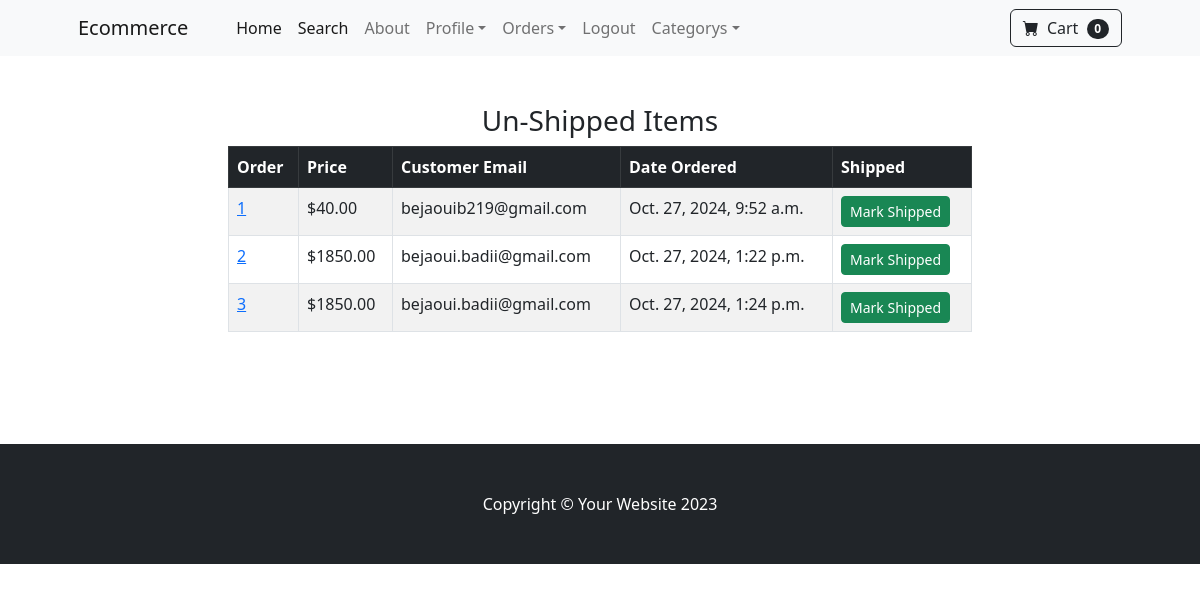
Page /payment/not_shipped_dash (signed in) on the committed database.
### payment/models.py (models this page shows, shortened)
class Order(models.Model):
	user = models.ForeignKey(User, on_delete=models.CASCADE, null=True, blank=True)
	full_name = models.CharField(max_length=250)
	email = models.EmailField(max_length=250)
	shipping_address = models.TextField(max_length=15000)
	amount_paid = models.DecimalField(max_digits=7, decimal_places=2)
	date_ordered = models.DateTimeField(auto_now_add=True)
	shipped = models.BooleanField(default=False)
	date_shipped = models.DateTimeField(blank=True, null=True)

### payment/views.py (the view, shortened to what this page needs)
# urls.py: path('not_shipped_dash', views.not_shipped_dash, name="not_shipped_dash"),
def not_shipped_dash(request):
	if request.user.is_authenticated and request.user.is_superuser:
		orders = Order.objects.filter(shipped=False)
		return render(request, "payment/not_shipped_dash.html", {"orders":orders})
	else:
		messages.success(request, "Access Denied")
		return redirect('home')

### cart/cart.py (called while the page is built)
	def __len__(self):
		return len(self.cart)

### cart/context_processors.py (called while the page is built)
def cart(request):
	return {'cart': Cart(request)}

### store/context_processors.py (called while the page is built)
def global_context(request):
    categories = Category.objects.all()
    return {'categories': categories,}

### payment/templates/payment/not_shipped_dash.html (shortened to what this page needs)
{% extends 'base.html' %}
{% block content %}
        <div class="container">
        	<div class="row">
        		<center>
        			<div class="col-8">
        				<br/><br/>
<h3>Un-Shipped Items</h3>
<table class="table table-striped table-hover table-bordered">
  <thead class="table-dark">
    <tr>
      <th scope="col">Order</th>
      <th scope="col">Price</th>
      <th scope="col">Customer Email</th>
      <th scope="col">Date Ordered</th>
      <th scope="col">Shipped</th>
    </tr>
  </thead>
  <tbody>
  	{% for item in orders %}
    <tr>
      <td><a href="{% url 'orders' item.id %}">{{ item.id }}</a></td>
      <td>${{ item.amount_paid }}</td>
      <td>{{ item.email }}</td>
      <td>{{ item.date_ordered }}</td>
      <td>
        <form method="POST">
          <button type="Submit" class="btn btn-success btn-sm">Mark Shipped</button>
        </form>
      </td>
    </tr>
    {% endfor %}
  </tbody>
</table>
<br/><br/>
<br/><br/>
        			</div>
        		</center>
        	</div>
        </div>
{% endblock %}

### rows in the picture
Order: id "1", amount_paid "40.00", email "bejaouib219@gmail.com", date_ordered "Oct. 27, 2024, 9:52 a.m."
Order: id "2", amount_paid "1850.00", email "bejaoui.badii@gmail.com", date_ordered "Oct. 27, 2024, 1:22 p.m."
Order: id "3", amount_paid "1850.00", email "bejaoui.badii@gmail.com", date_ordered "Oct. 27, 2024, 1:24 p.m."

### other values in the picture
{{ cart|length }} "0"
